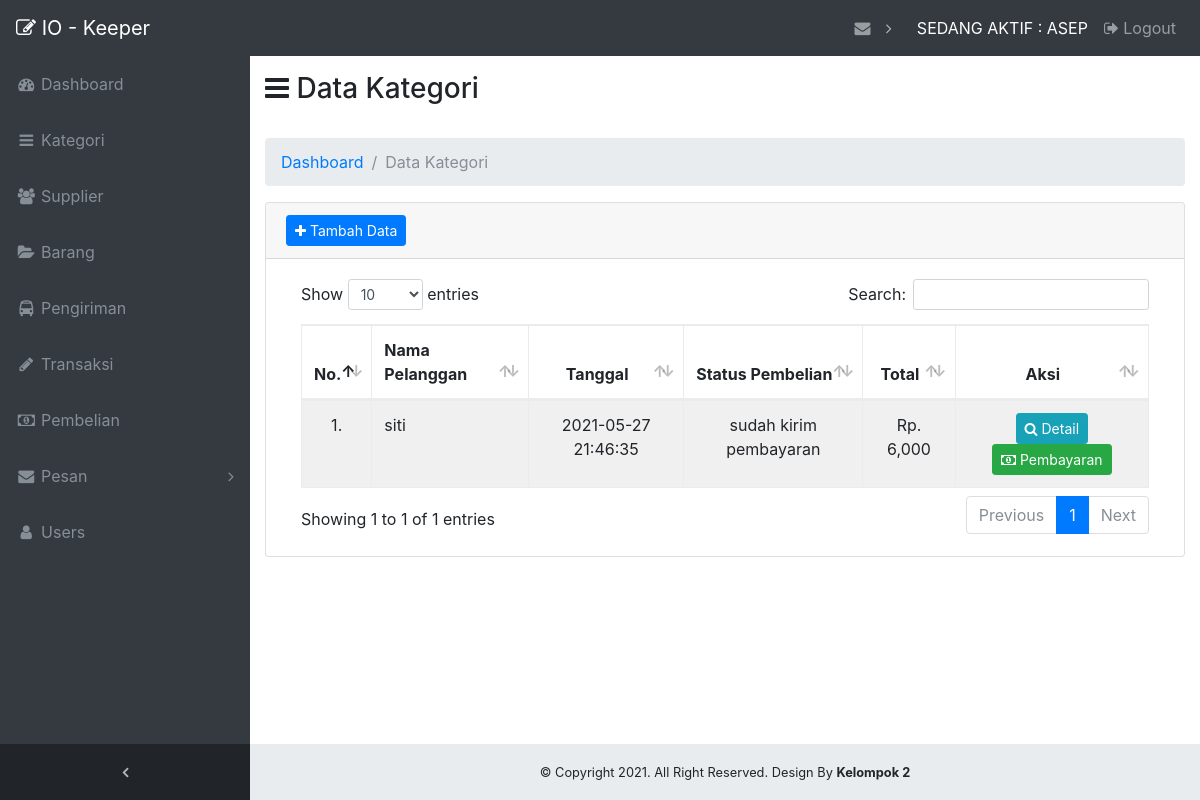
Page /admin/?page=pembelian (signed in) on the earlier database version.
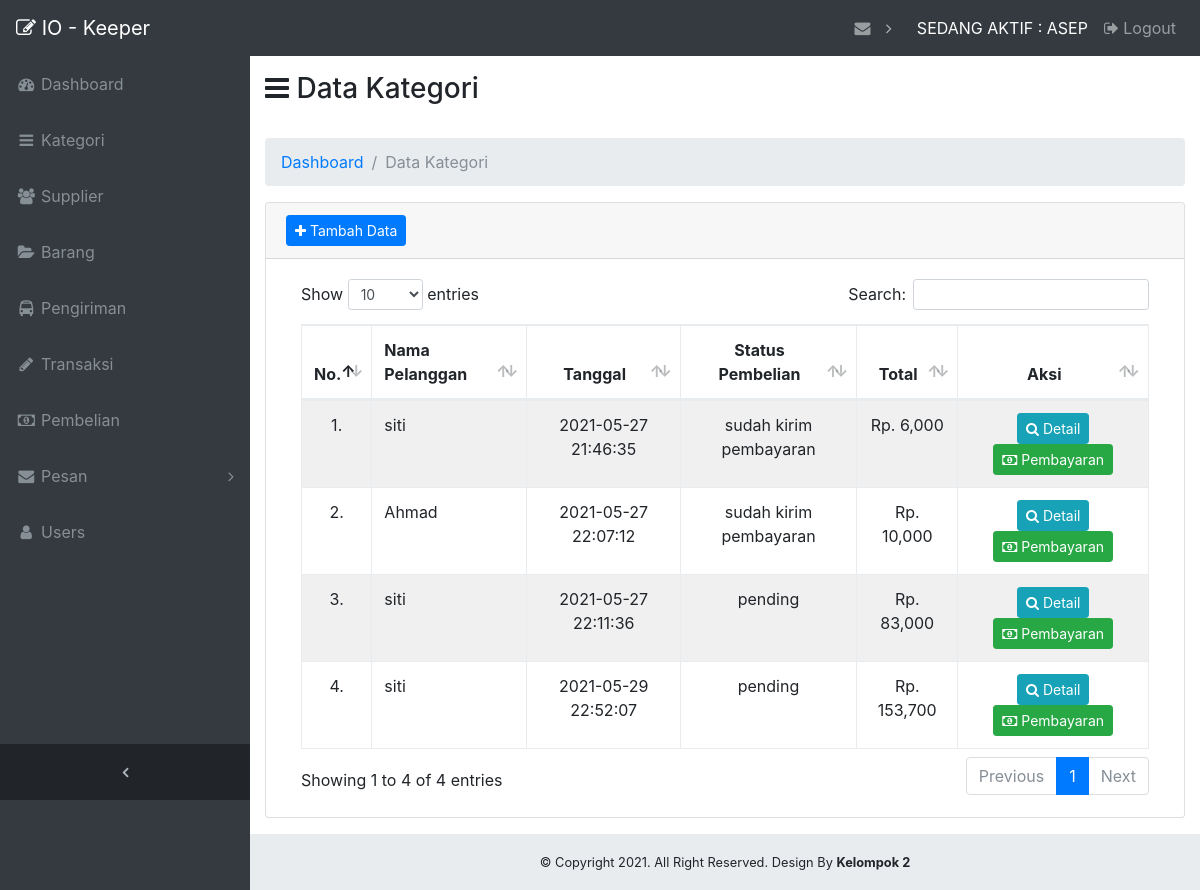
Same page on the later database version.
### tables this page shows
CREATE TABLE `pembelian` (
  `id_pembelian` int(100) NOT NULL,
  `id_pelanggan` int(100) NOT NULL,
  `id_ongkir` int(100) NOT NULL,
  `tanggal_pembelian` datetime DEFAULT NULL,
  `total_pembelian` double DEFAULT NULL,
  `nama_kota` varchar(100) NOT NULL,
  `tarif` double DEFAULT NULL,
  `alamat_pengiriman` text,
  `status_pembelian` varchar(50) DEFAULT 'pending',
  `resi_pengiriman` int(50) DEFAULT NULL
);

CREATE TABLE `pelanggan` (
  `id_pelanggan` int(100) NOT NULL,
  `email_pelanggan` varchar(100) NOT NULL,
  `password_pelanggan` varchar(255) NOT NULL,
  `nama_pelanggan` varchar(100) NOT NULL,
  `telepon_pelanggan` varchar(100) NOT NULL,
  `alamat_pelanggan` text NOT NULL
);

### admin/page/pembelian/data_pembelian.php (the view, shortened to what this page needs)
<div class="container-fluid">
    <div class="row">
        <div class="col-md-12">
            <h3><i class="fa fa-bars"></i> Data Kategori</h3>
            <br>
        </div>
    </div>
    <ol class="breadcrumb">
        <li class="breadcrumb-item">
            <a href="?page=dashboard">Dashboard</a>
        </li>
        <li class="breadcrumb-item active">Data Kategori</li>
    </ol>
    <div class="card mb-3">
        <div class="card-header">
            <button type="button" class="btn btn-primary btn-sm" data-toggle="modal" data-target="#exampleModal"><i class="fa fa-plus"></i> Tambah Data
            </button>
        </div>
        <div class="card-body">
            <div class="table-responsive">
                <table class="table table-bordered" id="dataTable" width="100%" cellspacing="0">
                    <thead>
                        <tr>
                            <th class="text-center">No.</th>
                            <th>Nama Pelanggan</th>
                            <th class="text-center">Tanggal</th>
                            <th class="text-center">Status Pembelian</th>
                            <th class="text-center">Total</th>
                            <th class="text-center">Aksi</th>
                        </tr>
                    </thead>
                    <tbody>
                        <?php
                        $no = 0;
                        $query = $con->query("SELECT * FROM pembelian JOIN pelanggan ON pembelian.id_pelanggan = pelanggan.id_pelanggan");
                        $bgcolor = "";
                        ?>
                        <?php foreach ($query as $data_pembelian) : ?>
                            <?php
                            if ($no % 2 == 0) {
                                $bgcolor = "#F0F0F0";
                            } else {
                                $bgcolor = "";
                            }
                            ?>
                            <tr bgcolor="<?php echo $bgcolor; ?>">
                                <td class="text-center"><?php echo ++$no; ?>.</td>
                                <td><?php echo $data_pembelian['nama_pelanggan'] ?></td>
                                <td class="text-center"><?php echo $data_pembelian['tanggal_pembelian'] ?></td>
                                <td class="text-center"><?php echo $data_pembelian['status_pembelian']; ?></td>
                                <td class="text-center">Rp. <?php echo number_format($data_pembelian['total_pembelian']); ?></td>
                                <td class="text-center">
                                    <a href="?page=detail_pembelian&id_pembelian=<?php echo $data_pembelian['id_pembelian']; ?>" class="btn btn-info btn-sm">
                                        <i class="fa fa-search"></i> Detail
                                    </a>
                                    <a href="?page=pembayaran&id_pembelian=<?php echo $data_pembelian['id_pembelian']; ?>" class="btn btn-success btn-sm">
                                        <i class="fa fa-money"></i> Pembayaran
                                    </a>
                                </td>
                            </tr>
                        <?php endforeach ?>
                    </tbody>
                </table>
            </div>
        </div>
    </div>
</div>

Differences in the rows shown:
added pembelian: id_pelanggan.nama_pelanggan "Ahmad", tanggal_pembelian "2021-05-27 22:07:12", status_pembelian "sudah kirim pembayaran", total_pembelian "10,000"
added pembelian: id_pelanggan.nama_pelanggan "siti", tanggal_pembelian "2021-05-27 22:11:36", status_pembelian "pending", total_pembelian "83,000"
added pembelian: id_pelanggan.nama_pelanggan "siti", tanggal_pembelian "2021-05-29 22:52:07", status_pembelian "pending", total_pembelian "153,700"
Other differences:
text written by a page script: "Show entries Search: Showing 1 to 1 of 1 entries Previous 1 Next" → "Show entries Search: Showing 1 to 4 of 4 entries Previous 1 Next"
